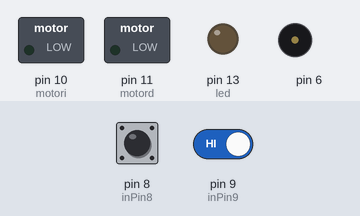
Simulated run of this sketch. Board: Arduino Uno, built with avr-gcc and run on an emulated ATmega328P. Parts: switched loads named in the sketch (green lamp = pin HIGH), output pins drawn as LEDs (lit = HIGH), buzzer (waves = sounding). The inputs (shaded band) are chosen by the test bench; at power-on: pin 8 (inPin8) HIGH, pin 9 (inPin9) HIGH.

Above: at 0.1 s.
At 1.2 s:
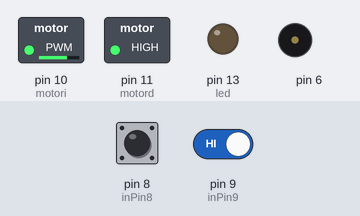
Timing chart, 0 to 0.1 s (numbered marks = the images above; inputs shaded):
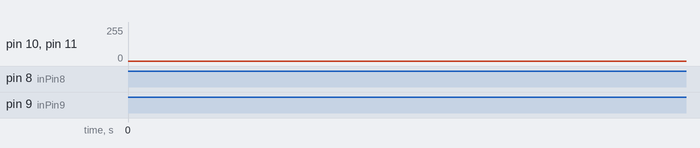

The sketch:

SEGUIDOR_DE_LINEA_NEGRA.ino
```cpp
int inPin8 = 8; //pin del sensor derecha
int inPin9 = 9; //pin del sensor izquierda
int value8= 0;
int value9= 0;
int led = 13; //pin donde esta el led
int motori = 10;
int motord = 11;

void setup()
{
  Serial.begin(9600);
  pinMode(inPin8,INPUT);
  pinMode(inPin9,INPUT);
  pinMode(led,OUTPUT);
}


void loop()
{
  value8= digitalRead(inPin8);
  analogWrite(motori,255);
  analogWrite(motord,255);
  digitalWrite(led,LOW);//apaga led
  if(digitalRead(inPin8)==LOW)
  {
    analogWrite(motord,0);
    digitalWrite(led,HIGH);//enciende led
    tone(6, 400, 500);
    delay(200);
  }

  {
    value9= digitalRead(inPin9);
    analogWrite(motori,177);
    analogWrite(motord,177);
    digitalWrite(led,LOW);//apaga led
    if(digitalRead(inPin9)==LOW)
    {
      analogWrite(motori,0);
      digitalWrite(led,HIGH);//enciende led
      tone(6, 600, 500);
      delay(200);

    }
  }
}
```
